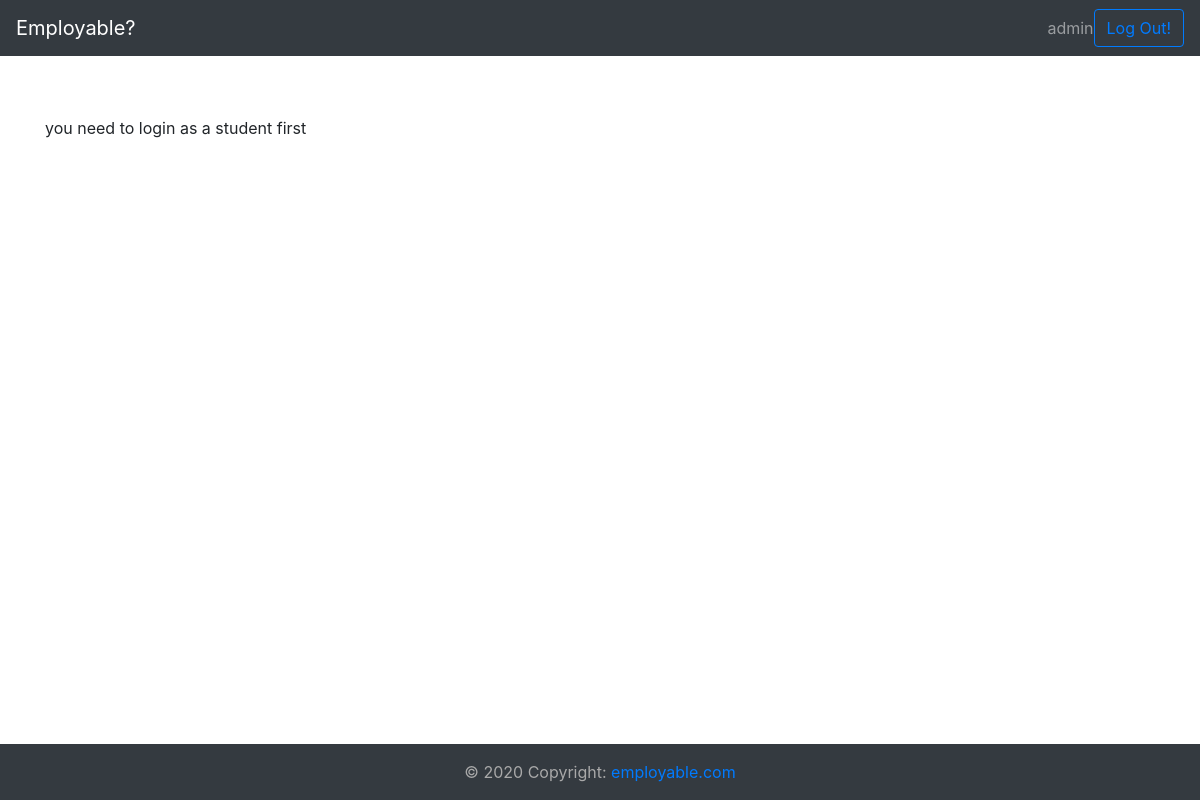
Page /student/fillDetails/ (signed in) on the earlier database version.
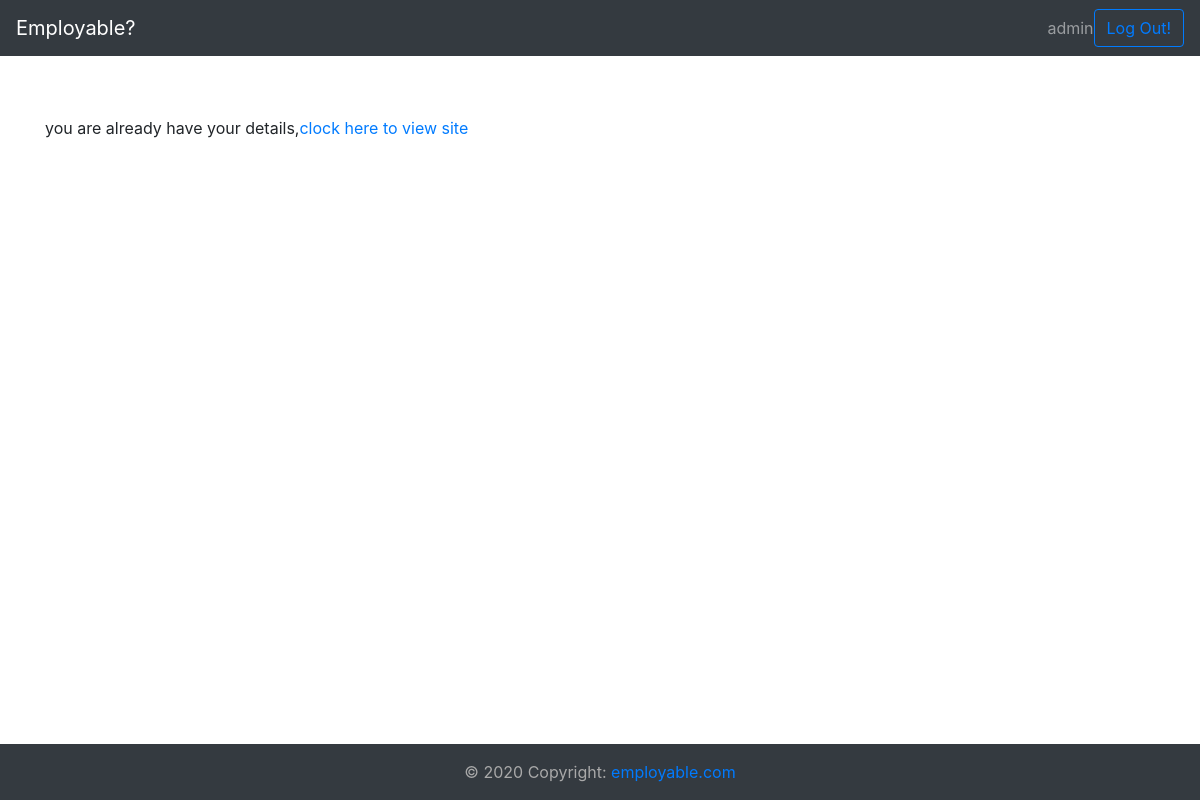
Same page on the later database version.
### student/views.py (the view, shortened to what this page needs)
# urls.py: path('fillDetails/',views.fillDetailView.as_view(),name='fillStudentDetail'),
class fillDetailView(View):
    def get(self,request):
        context ={
            'form':StudentDetailsForm,
        }
        return render(request,'student/fillStudentsDetail.html',context)

### templates/student/fillStudentsDetail.html (shortened to what this page needs)
{% load crispy_forms_tags %}
<!DOCTYPE html>
<html lang="en">
<head>
    <link rel="stylesheet" href="https://stackpath.bootstrapcdn.com/bootstrap/4.1.3/css/bootstrap.min.css">
</head>
<body>
    <nav class="navbar navbar-expand-lg navbar-dark bg-dark sticky-top">
        <div class="collapse navbar-collapse" id="navbarTogglerDemo01">
          <a class="navbar-brand" href={% url 'home' %}>Employable?</a>
          {% if user.is_authenticated %}
          <span class="navbar-text active">
            {{user}}
          </span>
          <button class="btn btn-outline-primary my-2 my-sm-0" onclick=location.href='{% url 'logout' %}' type="submit">Log Out!</button>
          {% else %}
            <button class="btn btn-outline-primary my-2 my-sm-0" style = 'margin-right: 4px;' onclick=location.href='{% url 'login' %}'  type="submit">login</button>
            <button class="btn btn-outline-primary my-2 my-sm-0" onclick=location.href='{% url 'signup' %}' type="submit">Signup with us!</button>
          {% endif %}
        </div>
      </nav>
    <div class='container' style= 'margin-top:60px'>
        {% if user.is_authenticated %}
    {% if request.user.is_student %}
    {% if request.user.has_details%}
        <p>you are already have your details,<a href={% url 'home' %}>clock here to view site</a></p>
    {% endif %}
    {%else%}
    <p>you need to login as a student first</p>
    {% endif %}
    {% else %}
    <p>you need to login first</p>
    {% endif %}
</div>
<nav class=" bg-dark fixed-bottom">
    <div class="footer-copyright text-center py-3 container" style='color:darkgray'>© 2020 Copyright:
      <a href="{% url 'home' %}"> employable.com</a>
    </div>
  </nav>
</body>
</html>

Differences in the rows shown:
changed User "admin": is_student False → True (drawn)
Other differences:
text no longer shown: "you need to login as a student first"
text now shown: "you are already have your details, clock here to view site"
